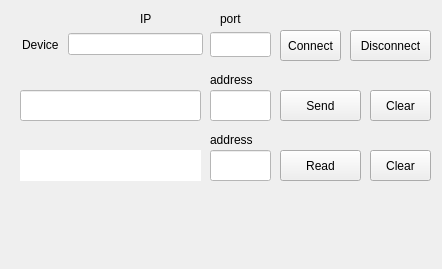
<?xml version="1.0" encoding="UTF-8"?>
<ui version="4.0">
 <class>ModbusTest</class>
 <widget class="QWidget" name="ModbusTest">
  <property name="geometry">
   <rect>
    <x>0</x>
    <y>0</y>
    <width>442</width>
    <height>269</height>
   </rect>
  </property>
  <property name="windowTitle">
   <string>Modbus Tool</string>
  </property>
  <widget class="QLineEdit" name="lineEditPort">
   <property name="geometry">
    <rect>
     <x>210</x>
     <y>32</y>
     <width>61</width>
     <height>25</height>
    </rect>
   </property>
   <property name="styleSheet">
    <string notr="true">background-color: rgb(255, 255, 255);</string>
   </property>
  </widget>
  <widget class="QPushButton" name="pushButtonDisconnect">
   <property name="geometry">
    <rect>
     <x>350</x>
     <y>30</y>
     <width>81</width>
     <height>31</height>
    </rect>
   </property>
   <property name="text">
    <string>Disconnect</string>
   </property>
  </widget>
  <widget class="QLabel" name="label_2">
   <property name="geometry">
    <rect>
     <x>140</x>
     <y>10</y>
     <width>21</width>
     <height>17</height>
    </rect>
   </property>
   <property name="text">
    <string>IP</string>
   </property>
  </widget>
  <widget class="QLabel" name="label_3">
   <property name="geometry">
    <rect>
     <x>220</x>
     <y>10</y>
     <width>41</width>
     <height>17</height>
    </rect>
   </property>
   <property name="text">
    <string>port</string>
   </property>
  </widget>
  <widget class="QPushButton" name="pushButtonConnect">
   <property name="geometry">
    <rect>
     <x>280</x>
     <y>30</y>
     <width>61</width>
     <height>31</height>
    </rect>
   </property>
   <property name="text">
    <string>Connect</string>
   </property>
  </widget>
  <widget class="QLineEdit" name="lineEditSendAddress">
   <property name="geometry">
    <rect>
     <x>210</x>
     <y>90</y>
     <width>61</width>
     <height>31</height>
    </rect>
   </property>
   <property name="styleSheet">
    <string notr="true">background-color: rgb(255, 255, 255);</string>
   </property>
  </widget>
  <widget class="QLabel" name="label_5">
   <property name="geometry">
    <rect>
     <x>210</x>
     <y>70</y>
     <width>61</width>
     <height>20</height>
    </rect>
   </property>
   <property name="text">
    <string>address</string>
   </property>
  </widget>
  <widget class="QPushButton" name="pushButtonSend">
   <property name="geometry">
    <rect>
     <x>280</x>
     <y>90</y>
     <width>81</width>
     <height>31</height>
    </rect>
   </property>
   <property name="text">
    <string>Send</string>
   </property>
  </widget>
  <widget class="QPushButton" name="pushButtonClearSend">
   <property name="geometry">
    <rect>
     <x>370</x>
     <y>90</y>
     <width>61</width>
     <height>31</height>
    </rect>
   </property>
   <property name="text">
    <string>Clear</string>
   </property>
  </widget>
  <widget class="QLineEdit" name="lineEditReadAddress">
   <property name="geometry">
    <rect>
     <x>210</x>
     <y>150</y>
     <width>61</width>
     <height>31</height>
    </rect>
   </property>
   <property name="styleSheet">
    <string notr="true">background-color: rgb(255, 255, 255);</string>
   </property>
  </widget>
  <widget class="QLabel" name="label_6">
   <property name="geometry">
    <rect>
     <x>210</x>
     <y>130</y>
     <width>61</width>
     <height>20</height>
    </rect>
   </property>
   <property name="text">
    <string>address</string>
   </property>
  </widget>
  <widget class="QPushButton" name="pushButtonRead">
   <property name="geometry">
    <rect>
     <x>280</x>
     <y>150</y>
     <width>81</width>
     <height>31</height>
    </rect>
   </property>
   <property name="text">
    <string>Read</string>
   </property>
  </widget>
  <widget class="QPushButton" name="pushButtonClearRead">
   <property name="geometry">
    <rect>
     <x>370</x>
     <y>150</y>
     <width>61</width>
     <height>31</height>
    </rect>
   </property>
   <property name="text">
    <string>Clear</string>
   </property>
  </widget>
  <widget class="QLabel" name="labelShowRead">
   <property name="geometry">
    <rect>
     <x>20</x>
     <y>150</y>
     <width>181</width>
     <height>31</height>
    </rect>
   </property>
   <property name="styleSheet">
    <string notr="true">background-color: rgb(255, 255, 255);</string>
   </property>
   <property name="text">
    <string/>
   </property>
  </widget>
  <widget class="QLineEdit" name="lineEditSend">
   <property name="geometry">
    <rect>
     <x>20</x>
     <y>90</y>
     <width>181</width>
     <height>31</height>
    </rect>
   </property>
   <property name="styleSheet">
    <string notr="true">background-color: rgb(255, 255, 255);</string>
   </property>
  </widget>
  <widget class="QWidget" name="layoutWidget">
   <property name="geometry">
    <rect>
     <x>22</x>
     <y>31</y>
     <width>181</width>
     <height>27</height>
    </rect>
   </property>
   <layout class="QHBoxLayout" name="horizontalLayout">
    <item>
     <widget class="QLabel" name="label">
      <property name="text">
       <string>Device </string>
      </property>
     </widget>
    </item>
    <item>
     <widget class="QLineEdit" name="lineEditIP">
      <property name="styleSheet">
       <string notr="true">background-color: rgb(255, 255, 255);</string>
      </property>
     </widget>
    </item>
   </layout>
  </widget>
 </widget>
 <resources/>
 <connections/>
</ui>
